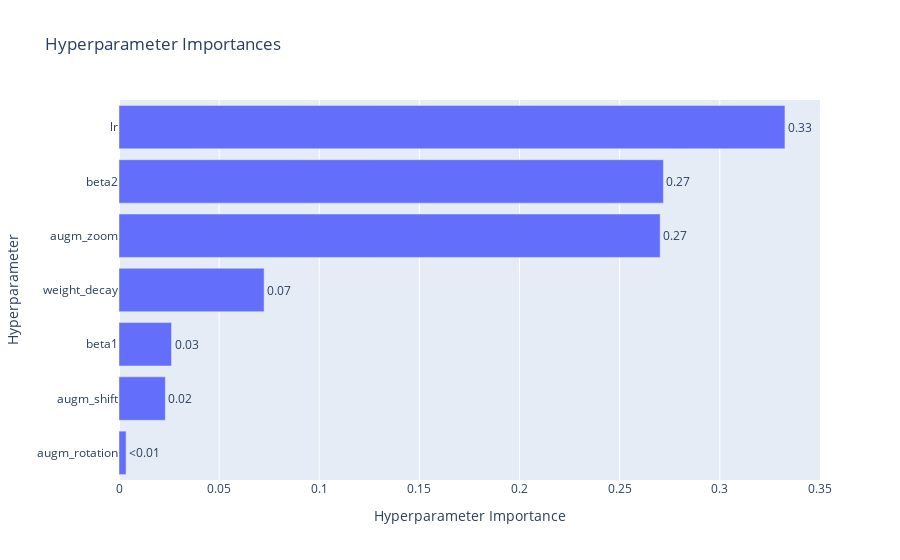

Source (notebook cell):
### Code cell
# bar chart of global importances
plot_param_importances(study)

### Figure 1 — Plotly figure (JSON) as saved in the notebook; plotly's stock layout.template omitted (floating-point values rounded to 4 significant figures)
{"data": [{"cliponaxis": false, "hovertemplate": ["augm_rotation (IntDistribution): 0.003540889633811754<extra></extra>", "augm_shift (IntDistribution): 0.02313467939221175<extra></extra>", "beta1 (CategoricalDistribution): 0.02623234112709094<extra></extra>", "weight_decay (FloatDistribution): 0.07246170898715819<extra></extra>", "augm_zoom (FloatDistribution): 0.2702288080570336<extra></extra>", "beta2 (CategoricalDistribution): 0.2718625605936163<extra></extra>", "lr (FloatDistribution): 0.33253901220907767<extra></extra>"], "name": "Objective Value", "orientation": "h", "text": ["<0.01", "0.02", "0.03", "0.07", "0.27", "0.27", "0.33"], "textposition": "outside", "type": "bar", "x": [0.003541, 0.02313, 0.02623, 0.07246, 0.2702, 0.2719, 0.3325], "y": ["augm_rotation", "augm_shift", "beta1", "weight_decay", "augm_zoom", "beta2", "lr"]}], "layout": {"title": {"text": "Hyperparameter Importances"}, "xaxis": {"title": {"text": "Hyperparameter Importance"}}, "yaxis": {"title": {"text": "Hyperparameter"}}}}
